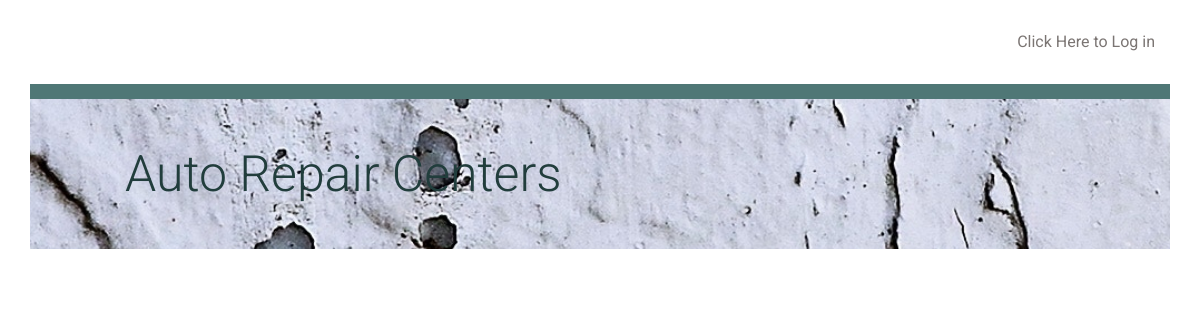
The page /autorepaircenter/ on the database as committed earlier.
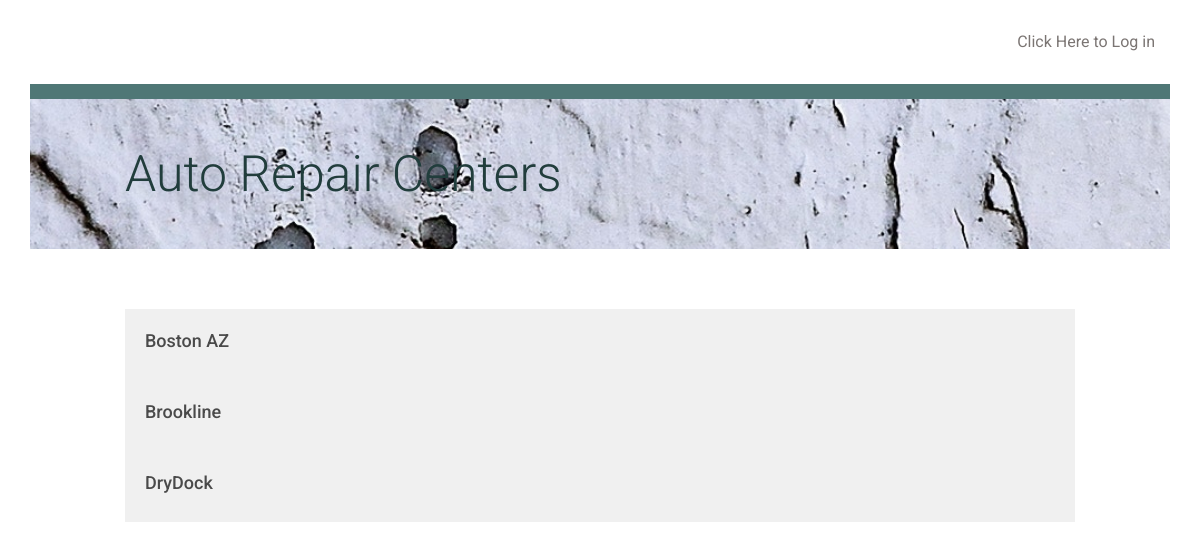
The same page on the database as committed later.
### database_setup.py (models this page shows, shortened)
class AutoRepairCenter(Base):
    __tablename__ = 'autorepaircenter'
    id=Column(Integer, primary_key=True)
    name = Column(String(250), nullable=False)
    user_id=Column(Integer, ForeignKey('user.id'))
    user = relationship(User)
    container_item = relationship('ContainerItem', cascade='all, delete-orphan')

### app.py (the view)
@app.route('/')
@app.route('/autorepaircenter/')
def show_auto_repair_centers():
    autorepaircenters = session \
        .query(AutoRepairCenter).order_by(asc(AutoRepairCenter.name))
    if 'username' not in login_session:
        return render_template(
            'publicautorepaircenters.html',
            autorepaircenters=autorepaircenters)
    else:
        return render_template(
            'autorepaircenters.html', autorepaircenters=autorepaircenters)

### templates/publicautorepaircenters.html (shortened to what this page needs)
{% extends "layout.html" %}
{% block content %}
	<div class="row top-container">
		<div class="col-md-10"></div>
		<div class="col-md-2 text-right">
			<a href="{{url_for('showLogin')}}">Click Here to Log in</a>
		</div>
	</div>
	<div class="row divider blue">
		<div class="col-md-12"></div>
	</div>
	<div class="row banner main">
		<div class="col-md-1"></div>
		<div class="col-md-11 padding-none">
			<h1>Auto Repair Centers</h1>
		</div>
	</div>
	<div class="row padding-top padding-bottom">
	</div>
	{% for autorepaircenter in autorepaircenters %}
		<a href = "{{url_for('showContainer', autorepaircenter_id=autorepaircenter.id)}}">
			<div class="row">
				<div class="col-md-1"></div>
					<div class="col-md-10 autorepaircenter-list">
						<h3>{{autorepaircenter.name}}</h3>
					</div>
				<div class="col-md-1"></div>
			</div>
		</a>
	{% endfor %}
{% endblock %}

### templates/layout.html (shortened to what this page needs)
<!DOCTYPE html>
<html lang="en" dir="ltr">
	<head>
		<link rel="stylesheet" href="https://stackpath.bootstrapcdn.com/bootstrap/4.3.1/css/bootstrap.min.css">
		<link rel=stylesheet type=text/css href="{{ url_for('static', filename='styles.css') }}">
	</head>
	<body>
		<div class="container">
			{% block content %}
			{% endblock %}
		</div>
	</body>
</html>

### static/styles.css (style rules this page uses)
* { font-family: "Helvetica Neue Bold", Roboto, Helvetica, Arial, sans-serif; font-weight: 700; }
h1 { font-family: "Helvetica Neue Light", Roboto, Helvetica, Arial, sans-serif; font-size: 50px; color: #213d3c; line-height: 60px; font-weight: 300; }
h3 { font-size: 18px; color: #4A4A4A; line-height: 23px; }
a { font-size: 14px; color: #040505; line-height: 17px; }
.padding-top { padding-top: 30px; }
.padding-bottom { padding-bottom: 30px; }
.padding-none { padding: 0; }
.top-container { padding-top: 30px; padding-bottom: 30px; }
.top-container a { margin-bottom: 0; line-height: 16px; font-size: 16px; color: #7B7573; font-weight: 400; }
.divider { height: 15px; }
.divider.blue { background-color: #4f7776; }
.banner.main { height: 150px; background: url("/static/top-banner.jpg"); background-position: right; background-repeat: no-repeat; background-size: cover; }
.banner h1 { margin: 45px 0; }
.autorepaircenter-list { background-color: #F0F0F0; padding: 20px; u }

Rows that differ between the two databases and show on the page:
added AutoRepairCenter: name "Boston AZ"
added AutoRepairCenter: name "Brookline"
added AutoRepairCenter: name "DryDock"
